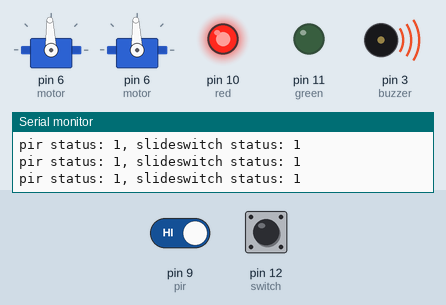
Bench run of a sketch on a simulated Arduino Uno, built with avr-gcc and run on an emulated ATmega328P. On the bench: 2 × servo, output pins drawn as LEDs (lit = HIGH), buzzer (waves = sounding, pin HIGH), the last lines printed to the serial monitor. Inputs (shaded band) come from the test bench; at power-on: pin 9 (pir) HIGH, pin 12 (switch) HIGH.

Above: at 2.8 s.
2.9 s: pin 9 (pir) driven LOW
At 3.3 s:
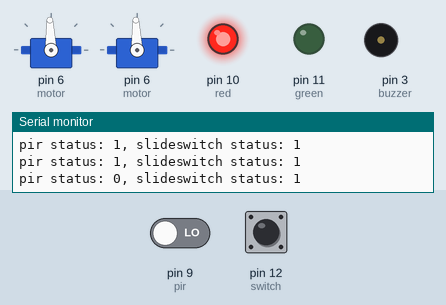
4.5 s: pin 12 (switch) pulled LOW for 1.2 s
At 5.8 s:
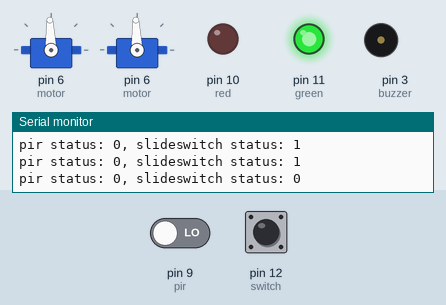
7.5 s: pin 12 (switch) pulled LOW for 3.2 s
At 11.8 s:
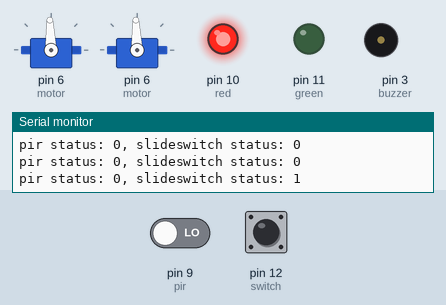
12.5 s: pin 9 (pir) driven HIGH
At 13.7 s:
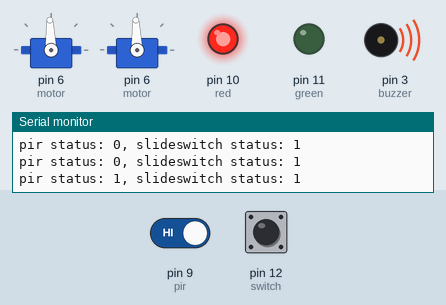
14.5 s: pin 12 (switch) pulled LOW for 1.2 s
At 15.6 s:
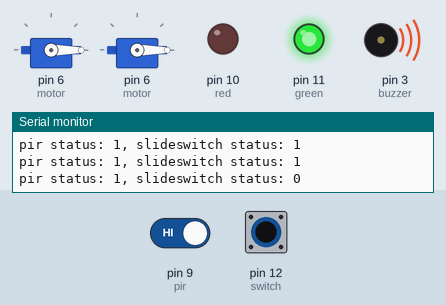
17.5 s: pin 9 (pir) driven LOW and pin 12 (switch) driven LOW
At 18.4 s:
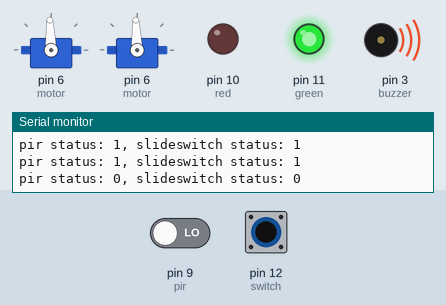
Timing chart, 0 to 20.5 s (numbered marks = the images above; inputs shaded):
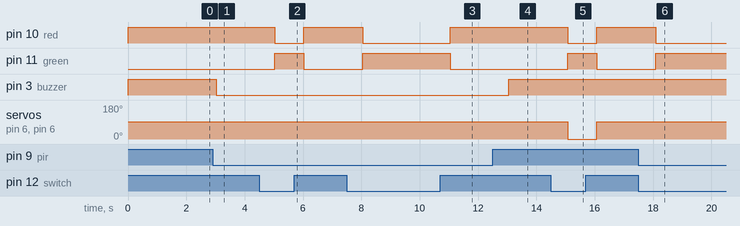

The sketch:

Code.ino
```cpp
#include <LiquidCrystal.h>
#include <Servo.h>
#define motor 6
#define buzzer 3
#define switch 12
#define green 11
#define red 10
#define pir 9
bool switch_status;
Servo servo1;
Servo servo2;
int angle=92, pir_output=0;
LiquidCrystal lcd(13, 8, 7, 5, 4, 2);
void setup()
{
pinMode(red, OUTPUT);
pinMode(motor, OUTPUT);
pinMode(green, OUTPUT);
pinMode(buzzer, OUTPUT);
servo1.attach(motor);
servo2.attach(motor);
servo1.write(angle);
servo2.write(angle);
Serial.begin(9600);
}
void loop()
{
switch_status=digitalRead(switch);
pir_output=digitalRead(pir);
if(switch_status==0) //mall open (green led on)
{
digitalWrite(green, HIGH);
digitalWrite(red, LOW);
lcd.print("We're Open :)");
if(pir_output==0)
{
servo1.write(angle);
servo2.write(angle);
}
else
{
lcd.clear();
servo1.write(0);
servo2.write(0);
lcd.print("WELCOME!");
}
}
else //mall is closed (red led on)
{
lcd.print("We're Closed :(");
lcd.clear();
digitalWrite(red, HIGH);
digitalWrite(green, LOW);
if(pir_output==1)
{
servo1.write(angle);
servo2.write(angle);
digitalWrite(buzzer, HIGH);
lcd.print("THEFT DETECTED!");
}
else
{
servo1.write(angle);
servo2.write(angle);
digitalWrite(buzzer, LOW);
lcd.print("We're Closed :(");
}
}
Serial.print("pir status: ");
Serial.print(pir_output);
Serial.print(", slideswitch status: ");
Serial.print(switch_status);
Serial.print("\n");
delay(1000);
lcd.clear();
}
```

Measured:
- after the input at 2.9 s, pin 3 (buzzer): HIGH → LOW after 0.12 s
- after the input at 4.5 s, pin 10 (red): HIGH → LOW after 0.53 s, → HIGH 1.0 s later; pin 11 (green): LOW → HIGH after 0.53 s, → LOW 1.0 s later
- after the input at 7.5 s, pin 10 (red): HIGH → LOW after 0.54 s, → HIGH 3.0 s later; pin 11 (green): LOW → HIGH after 0.54 s, → LOW 3.0 s later
- after the input at 12.5 s, pin 3 (buzzer): LOW → HIGH after 0.56 s
- after the input at 14.5 s, pin 10 (red): HIGH → LOW after 0.57 s, → HIGH 1.0 s later; pin 11 (green): LOW → HIGH after 0.57 s, → LOW 1.0 s later; servo on pin 6 (motor), servo on pin 6 (motor): 92° → 0° after 0.57 s, → 92° 1.0 s later
- after the input at 17.5 s, pin 10 (red): HIGH → LOW after 0.58 s; pin 11 (green): LOW → HIGH after 0.58 s
